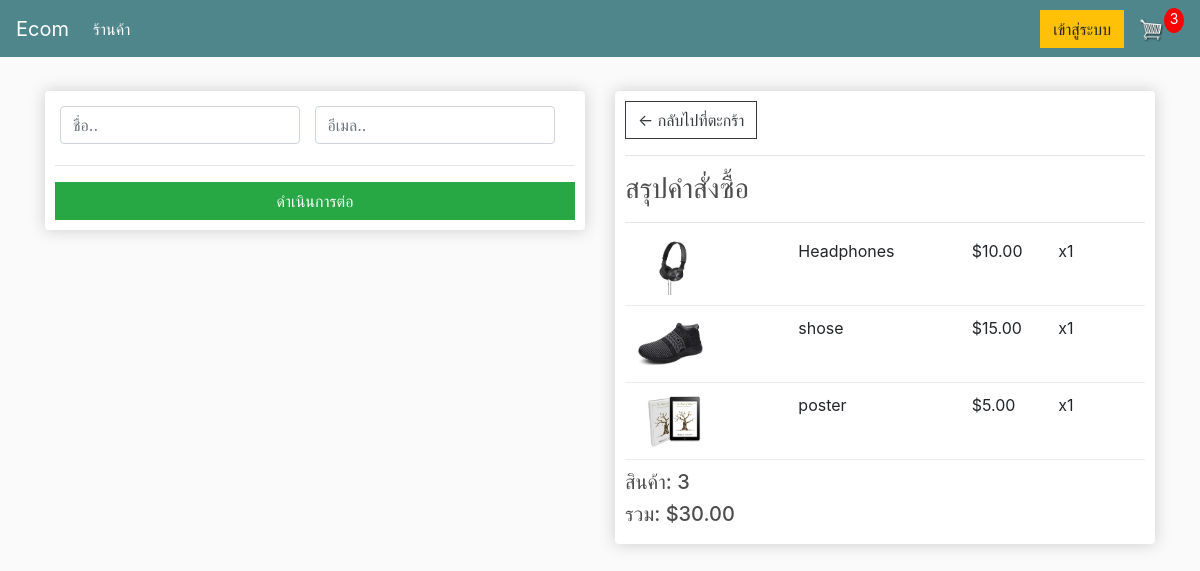
Screenshot of /checkout/ (signed in) with the database file from the repository.
### store/models.py (models this page shows, shortened)
class OrderItem(models.Model):
    product = models.ForeignKey(Product, on_delete=models.SET_NULL, null=True)
    order = models.ForeignKey(Order, on_delete=models.SET_NULL, null=True)
    quantity = models.IntegerField(default=0, null=True, blank=True)
    date_added = models.DateTimeField(auto_now_add=True)
    motor_rounds = models.IntegerField(default=1)  # เพิ่มฟิลด์จำนวนรอบที่มอเตอร์ต้องหมุน
    @property
    def get_total(self):
        total = self.product.price * self.quantity
        return total

class Product(models.Model):
    name = models.CharField(max_length=200)
    price = models.FloatField(null=False)  # ราคาของสินค้า
    image = models.ImageField(null=True, blank=True)  # รูปภาพของสินค้า
    digital = models.BooleanField(default=False, null=True, blank=True)  # สินค้าแบบดิจิทัลหรือไม่
    motor = models.ForeignKey(Motor, on_delete=models.SET_NULL, null=True, blank=True)  # การเชื่อมโยงกับมอเตอร์
    motor_rounds = models.IntegerField(default=1)  # จำนวนรอบที่มอเตอร์ต้องหมุน
    @property
    def imageURL(self):
        try:
            url = self.image.url
        except:
            url = ''
        return url

class Order(models.Model):
    customer = models.ForeignKey(Customer, on_delete=models.SET_NULL, null=True, blank=True)
    date_ordered = models.DateTimeField(auto_now_add=True)
    complete = models.BooleanField(default=False)
    transaction_id = models.CharField(max_length=100, null=True)
    charge_id = models.CharField(max_length=100, null=True, blank=True)  # เพิ่มฟิลด์ charge_id
    payment_status = models.CharField(max_length=50, choices=[('pending', 'Pending'), ('successful', 'Successful')], default='pending')
    @property
    def get_cart_total(self):
        orderitems = self.orderitem_set.all()
        total = sum([item.get_total for item in orderitems])
        return total
    @property
    def get_cart_items(self):
        orderitems = self.orderitem_set.all()
        total = sum([item.quantity for item in orderitems])
        return total

### store/views.py (the view)
# urls.py: path('checkout/', views.checkout, name="checkout"),
def checkout(request):
    data = cartData(request)
    cartItems = data['cartItems']
    order = data['order']
    items = data['items']
    logger.info(f"Checkout page rendered with {len(items)} items in the cart")
    return render(request, 'store/checkout.html', {
        'items': items,
        'order': order,
        'cartItems': cartItems,
        'OPN_PUBLIC_KEY': settings.OPN_PUBLIC_KEY
    })

### store/utils.py (called while the page is built)
def cartData(request):
	if request.user.is_authenticated:
		customer = request.user.customer
		order, created = Order.objects.get_or_create(customer=customer, complete=False)
		items = order.orderitem_set.all()
		cartItems = order.get_cart_items
	else:
		cookieData = cookieCart(request)
		cartItems = cookieData['cartItems']
		order = cookieData['order']
		items = cookieData['items']
	return {'cartItems': cartItems, 'order': order, 'items': items}

### store/templates/store/checkout.html (shortened to what this page needs)
{% extends 'store/main.html' %}
{% load static %}
{% block content %}
<div class="row">
    <div class="col-lg-6">
        <div class="box-element" id="form-wrapper">
            <form id="form">
                <div id="user-info">
                    <div class="form-field">
                        <input required class="form-control" type="text" name="name" placeholder="ชื่อ..">
                    </div>
                    <div class="form-field">
                        <input required class="form-control" type="email" name="email" placeholder="อีเมล..">
                    </div>
                </div>
                <hr>
                <input id="form-button" class="btn btn-success btn-block" type="submit" value="ดำเนินการต่อ">
            </form>
        </div>
    </div>
    <div class="col-lg-6">
        <div class="box-element">
            <a class="btn btn-outline-dark" href="{% url 'cart' %}">&#x2190; กลับไปที่ตะกร้า</a>
            <hr>
            <h3>สรุปคำสั่งซื้อ</h3>
            <hr>
            {% for item in items %}
            <div class="cart-row">
                <div style="flex:2"><img class="row-image" src="{{item.product.imageURL}}"></div>
                <div style="flex:2"><p>{{item.product.name}}</p></div>
                <div style="flex:1"><p>${{item.product.price|floatformat:2}}</p></div>
                <div style="flex:1"><p>x{{item.quantity}}</p></div>
            </div>
            {% endfor %}
            <h5>สินค้า:   {{order.get_cart_items}}</h5>
            <h5>รวม:   ${{order.get_cart_total|floatformat:2}}</h5>
        </div>
    </div>
</div>
{% endblock content %}

### static/css/main.css (style rules this page uses)
body { background-color: hsl(0, 0%, 98%); }
h1,h2,h3,h4,h5,h6 { color: hsl(0, 0%, 30%); }
.box-element { box-shadow: hsl(0, 0%, 80%) 0 0 16px; background-color: #fff; border-radius: 4px; padding: 10px; }
.col-lg-4, .col-lg-6, .col-lg-8, .col-lg-12 { margin-top: 10px; }
.btn { border-radius: 0; }
.row-image { width: 100px; }
.form-field { width: 250px; display: inline-block; padding: 5px; }
.cart-row { display: flex; align-items: flex-stretch; padding-bottom: 10px; margin-bottom: 10px; border-bottom: 1px solid #ececec; }

### rows the page displays
OrderItem: product.imageURL (picture), product.name "Headphones", product.price "10.00", quantity "1"
OrderItem: product.imageURL (picture), product.name "shose", product.price "15.00", quantity "1"
OrderItem: product.imageURL (picture), product.name "poster", product.price "5.00", quantity "1"
Order: get_cart_items "3", get_cart_total "30.00"

### other values shown
{{ cartItems }} "3"
